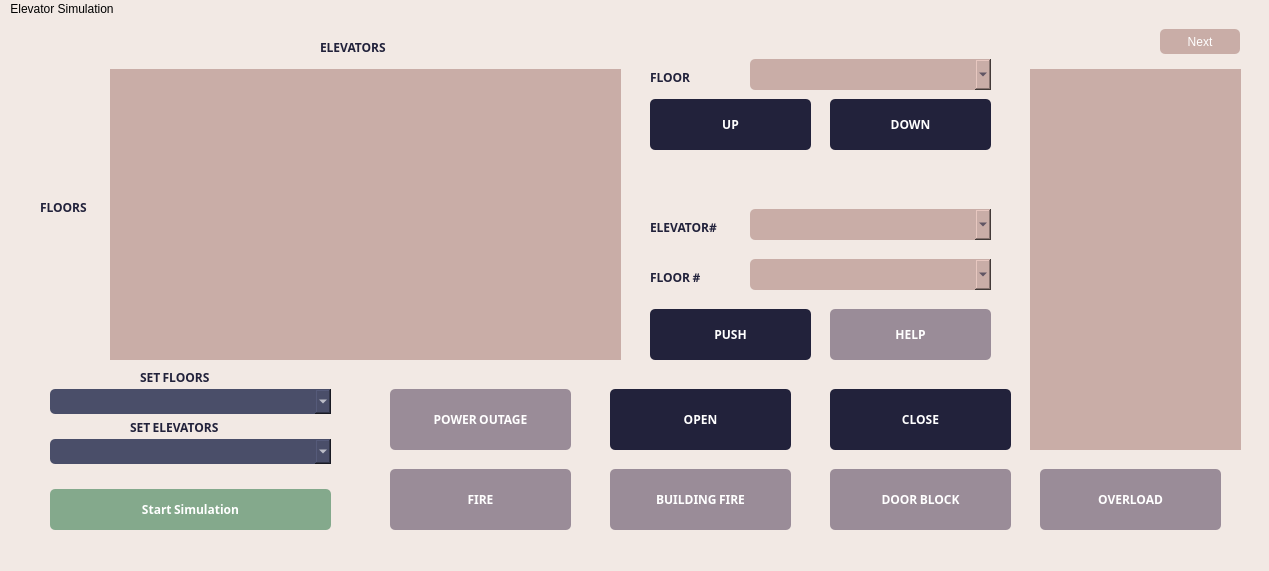
<?xml version="1.0" encoding="UTF-8"?>
<ui version="4.0">
 <class>MainWindow</class>
 <widget class="QMainWindow" name="MainWindow">
  <property name="geometry">
   <rect>
    <x>0</x>
    <y>0</y>
    <width>1269</width>
    <height>571</height>
   </rect>
  </property>
  <property name="windowTitle">
   <string>MainWindow</string>
  </property>
  <property name="autoFillBackground">
   <bool>false</bool>
  </property>
  <property name="styleSheet">
   <string notr="true">background-color: rgb(242, 233, 228);</string>
  </property>
  <widget class="QWidget" name="centralwidget">
   <widget class="QPushButton" name="simulate">
    <property name="geometry">
     <rect>
      <x>50</x>
      <y>470</y>
      <width>281</width>
      <height>41</height>
     </rect>
    </property>
    <property name="font">
     <font>
      <family>Noto Sans Adlam</family>
      <weight>75</weight>
      <bold>true</bold>
     </font>
    </property>
    <property name="styleSheet">
     <string notr="true">background-color: rgb(132, 169, 140);
color: rgb(255, 255, 255);
border-style: none;
border-radius: 5px;</string>
    </property>
    <property name="text">
     <string>Start Simulation</string>
    </property>
   </widget>
   <widget class="QComboBox" name="floorsDrop">
    <property name="geometry">
     <rect>
      <x>50</x>
      <y>370</y>
      <width>281</width>
      <height>25</height>
     </rect>
    </property>
    <property name="styleSheet">
     <string notr="true">background-color: rgb(74, 78, 105);
color: rgb(255, 255, 255);
border-style: none;
border-radius: 5px;</string>
    </property>
   </widget>
   <widget class="QComboBox" name="elevatorsDrop">
    <property name="geometry">
     <rect>
      <x>50</x>
      <y>420</y>
      <width>281</width>
      <height>25</height>
     </rect>
    </property>
    <property name="styleSheet">
     <string notr="true">background-color: rgb(74, 78, 105);
color: rgb(255, 255, 255);
border-style: none;
border-radius: 5px;</string>
    </property>
   </widget>
   <widget class="QPushButton" name="fireButt">
    <property name="geometry">
     <rect>
      <x>390</x>
      <y>450</y>
      <width>181</width>
      <height>61</height>
     </rect>
    </property>
    <property name="font">
     <font>
      <family>Noto Sans Adlam</family>
      <weight>75</weight>
      <bold>true</bold>
     </font>
    </property>
    <property name="styleSheet">
     <string notr="true">background-color: rgb(154, 140, 152);
color: rgb(255, 255, 255);
border-style: none;
border-radius: 5px;</string>
    </property>
    <property name="text">
     <string>FIRE</string>
    </property>
   </widget>
   <widget class="QPushButton" name="powerButt">
    <property name="geometry">
     <rect>
      <x>390</x>
      <y>370</y>
      <width>181</width>
      <height>61</height>
     </rect>
    </property>
    <property name="font">
     <font>
      <family>Noto Sans Adlam</family>
      <weight>75</weight>
      <bold>true</bold>
     </font>
    </property>
    <property name="styleSheet">
     <string notr="true">background-color: rgb(154, 140, 152);
color: rgb(255, 255, 255);
border-style: none;
border-radius: 5px;</string>
    </property>
    <property name="text">
     <string>POWER OUTAGE</string>
    </property>
   </widget>
   <widget class="QPushButton" name="overloadButt">
    <property name="geometry">
     <rect>
      <x>1040</x>
      <y>450</y>
      <width>181</width>
      <height>61</height>
     </rect>
    </property>
    <property name="font">
     <font>
      <family>Noto Sans Adlam</family>
      <weight>75</weight>
      <bold>true</bold>
     </font>
    </property>
    <property name="styleSheet">
     <string notr="true">background-color: rgb(154, 140, 152);
color: rgb(255, 255, 255);
border-style: none;
border-radius: 5px;</string>
    </property>
    <property name="text">
     <string>OVERLOAD</string>
    </property>
   </widget>
   <widget class="QPushButton" name="blockButt">
    <property name="geometry">
     <rect>
      <x>830</x>
      <y>450</y>
      <width>181</width>
      <height>61</height>
     </rect>
    </property>
    <property name="font">
     <font>
      <family>Noto Sans Adlam</family>
      <weight>75</weight>
      <bold>true</bold>
     </font>
    </property>
    <property name="styleSheet">
     <string notr="true">background-color: rgb(154, 140, 152);
color: rgb(255, 255, 255);
border-style: none;
border-radius: 5px;</string>
    </property>
    <property name="text">
     <string>DOOR BLOCK</string>
    </property>
   </widget>
   <widget class="QLabel" name="label">
    <property name="geometry">
     <rect>
      <x>140</x>
      <y>350</y>
      <width>81</width>
      <height>17</height>
     </rect>
    </property>
    <property name="font">
     <font>
      <family>Noto Sans Adlam</family>
      <weight>75</weight>
      <bold>true</bold>
     </font>
    </property>
    <property name="styleSheet">
     <string notr="true">color: rgb(34, 34, 59);</string>
    </property>
    <property name="text">
     <string>SET FLOORS</string>
    </property>
   </widget>
   <widget class="QLabel" name="label_2">
    <property name="geometry">
     <rect>
      <x>130</x>
      <y>400</y>
      <width>111</width>
      <height>17</height>
     </rect>
    </property>
    <property name="font">
     <font>
      <family>Noto Sans Adlam</family>
      <weight>75</weight>
      <bold>true</bold>
     </font>
    </property>
    <property name="styleSheet">
     <string notr="true">color: rgb(34, 34, 59);</string>
    </property>
    <property name="text">
     <string>SET ELEVATORS</string>
    </property>
   </widget>
   <widget class="QWidget" name="widget" native="true">
    <property name="geometry">
     <rect>
      <x>630</x>
      <y>20</y>
      <width>381</width>
      <height>131</height>
     </rect>
    </property>
    <widget class="QComboBox" name="floorDrop">
     <property name="geometry">
      <rect>
       <x>120</x>
       <y>20</y>
       <width>241</width>
       <height>31</height>
      </rect>
     </property>
     <property name="styleSheet">
      <string notr="true">border-style: none;
color: rgb(34, 34, 59);
background-color: rgb(201, 173, 167);
border-radius: 5px;</string>
     </property>
    </widget>
    <widget class="QPushButton" name="up">
     <property name="geometry">
      <rect>
       <x>20</x>
       <y>60</y>
       <width>161</width>
       <height>51</height>
      </rect>
     </property>
     <property name="font">
      <font>
       <family>Noto Sans Adlam</family>
       <weight>75</weight>
       <bold>true</bold>
      </font>
     </property>
     <property name="styleSheet">
      <string notr="true">background-color: rgb(34, 34, 59);
color: rgb(255, 255, 255);
border-style: none;
border-radius: 5px;</string>
     </property>
     <property name="text">
      <string>UP</string>
     </property>
    </widget>
    <widget class="QPushButton" name="down">
     <property name="geometry">
      <rect>
       <x>200</x>
       <y>60</y>
       <width>161</width>
       <height>51</height>
      </rect>
     </property>
     <property name="font">
      <font>
       <family>Noto Sans Adlam</family>
       <weight>75</weight>
       <bold>true</bold>
      </font>
     </property>
     <property name="styleSheet">
      <string notr="true">background-color: rgb(34, 34, 59);
color: rgb(255, 255, 255);
border-style: none;
border-radius: 5px;</string>
     </property>
     <property name="text">
      <string>DOWN</string>
     </property>
    </widget>
    <widget class="QLabel" name="label_3">
     <property name="geometry">
      <rect>
       <x>20</x>
       <y>30</y>
       <width>54</width>
       <height>17</height>
      </rect>
     </property>
     <property name="font">
      <font>
       <family>Noto Sans Adlam</family>
       <weight>75</weight>
       <bold>true</bold>
      </font>
     </property>
     <property name="styleSheet">
      <string notr="true">color: rgb(34, 34, 59);</string>
     </property>
     <property name="text">
      <string>FLOOR</string>
     </property>
    </widget>
   </widget>
   <widget class="QWidget" name="request" native="true">
    <property name="geometry">
     <rect>
      <x>630</x>
      <y>170</y>
      <width>381</width>
      <height>181</height>
     </rect>
    </property>
    <widget class="QComboBox" name="carNum">
     <property name="geometry">
      <rect>
       <x>120</x>
       <y>20</y>
       <width>241</width>
       <height>31</height>
      </rect>
     </property>
     <property name="styleSheet">
      <string notr="true">border-style: none;
color: rgb(34, 34, 59);
background-color: rgb(201, 173, 167);
border-radius: 5px;</string>
     </property>
    </widget>
    <widget class="QPushButton" name="push">
     <property name="geometry">
      <rect>
       <x>20</x>
       <y>120</y>
       <width>161</width>
       <height>51</height>
      </rect>
     </property>
     <property name="font">
      <font>
       <family>Noto Sans Adlam</family>
       <weight>75</weight>
       <bold>true</bold>
      </font>
     </property>
     <property name="styleSheet">
      <string notr="true">background-color: rgb(34, 34, 59);
color: rgb(255, 255, 255);
border-style: none;
border-radius: 5px;</string>
     </property>
     <property name="text">
      <string>PUSH</string>
     </property>
    </widget>
    <widget class="QPushButton" name="help">
     <property name="geometry">
      <rect>
       <x>200</x>
       <y>120</y>
       <width>161</width>
       <height>51</height>
      </rect>
     </property>
     <property name="font">
      <font>
       <family>Noto Sans Adlam</family>
       <weight>75</weight>
       <bold>true</bold>
      </font>
     </property>
     <property name="styleSheet">
      <string notr="true">background-color: rgb(154, 140, 152);
color: rgb(255, 255, 255);
border-style: none;
border-radius: 5px;</string>
     </property>
     <property name="text">
      <string>HELP</string>
     </property>
    </widget>
    <widget class="QLabel" name="label_4">
     <property name="geometry">
      <rect>
       <x>20</x>
       <y>30</y>
       <width>81</width>
       <height>17</height>
      </rect>
     </property>
     <property name="font">
      <font>
       <family>Noto Sans Adlam</family>
       <weight>75</weight>
       <bold>true</bold>
      </font>
     </property>
     <property name="styleSheet">
      <string notr="true">color: rgb(34, 34, 59);</string>
     </property>
     <property name="text">
      <string>ELEVATOR#</string>
     </property>
    </widget>
    <widget class="QComboBox" name="floorNum">
     <property name="geometry">
      <rect>
       <x>120</x>
       <y>70</y>
       <width>241</width>
       <height>31</height>
      </rect>
     </property>
     <property name="styleSheet">
      <string notr="true">border-style: none;
color: rgb(34, 34, 59);
background-color: rgb(201, 173, 167);
border-radius: 5px;</string>
     </property>
    </widget>
    <widget class="QLabel" name="label_5">
     <property name="geometry">
      <rect>
       <x>20</x>
       <y>80</y>
       <width>71</width>
       <height>17</height>
      </rect>
     </property>
     <property name="font">
      <font>
       <family>Noto Sans Adlam</family>
       <weight>75</weight>
       <bold>true</bold>
      </font>
     </property>
     <property name="styleSheet">
      <string notr="true">color: rgb(34, 34, 59);</string>
     </property>
     <property name="text">
      <string>FLOOR #</string>
     </property>
    </widget>
   </widget>
   <widget class="QPushButton" name="next">
    <property name="geometry">
     <rect>
      <x>1160</x>
      <y>10</y>
      <width>80</width>
      <height>25</height>
     </rect>
    </property>
    <property name="styleSheet">
     <string notr="true">background-color: rgb(201, 173, 167);
color: rgb(255, 255, 255);
border-style: none;
border-radius: 5px;</string>
    </property>
    <property name="text">
     <string>Next</string>
    </property>
   </widget>
   <widget class="QTableWidget" name="table">
    <property name="geometry">
     <rect>
      <x>110</x>
      <y>50</y>
      <width>511</width>
      <height>291</height>
     </rect>
    </property>
    <property name="font">
     <font>
      <family>Noto Sans Adlam</family>
      <pointsize>12</pointsize>
      <weight>75</weight>
      <bold>true</bold>
     </font>
    </property>
    <property name="styleSheet">
     <string notr="true">color: rgb(34, 34, 59);
background-color: rgb(201, 173, 167);
border-style: none;
text-align: center;
</string>
    </property>
   </widget>
   <widget class="QPushButton" name="close">
    <property name="geometry">
     <rect>
      <x>830</x>
      <y>370</y>
      <width>181</width>
      <height>61</height>
     </rect>
    </property>
    <property name="font">
     <font>
      <family>Noto Sans Adlam</family>
      <weight>75</weight>
      <bold>true</bold>
     </font>
    </property>
    <property name="styleSheet">
     <string notr="true">background-color: rgb(34, 34, 59);
color: rgb(255, 255, 255);
border-style: none;
border-radius: 5px;</string>
    </property>
    <property name="text">
     <string>CLOSE</string>
    </property>
   </widget>
   <widget class="QPushButton" name="open">
    <property name="geometry">
     <rect>
      <x>610</x>
      <y>370</y>
      <width>181</width>
      <height>61</height>
     </rect>
    </property>
    <property name="font">
     <font>
      <family>Noto Sans Adlam</family>
      <weight>75</weight>
      <bold>true</bold>
     </font>
    </property>
    <property name="styleSheet">
     <string notr="true">background-color: rgb(34, 34, 59);
color: rgb(255, 255, 255);
border-style: none;
border-radius: 5px;</string>
    </property>
    <property name="text">
     <string>OPEN</string>
    </property>
   </widget>
   <widget class="QLabel" name="label_6">
    <property name="geometry">
     <rect>
      <x>320</x>
      <y>20</y>
      <width>81</width>
      <height>17</height>
     </rect>
    </property>
    <property name="font">
     <font>
      <family>Noto Sans Adlam</family>
      <weight>75</weight>
      <bold>true</bold>
     </font>
    </property>
    <property name="styleSheet">
     <string notr="true">color: rgb(34, 34, 59);</string>
    </property>
    <property name="text">
     <string>ELEVATORS</string>
    </property>
   </widget>
   <widget class="QLabel" name="label_7">
    <property name="geometry">
     <rect>
      <x>40</x>
      <y>180</y>
      <width>61</width>
      <height>17</height>
     </rect>
    </property>
    <property name="font">
     <font>
      <family>Noto Sans Adlam</family>
      <weight>75</weight>
      <bold>true</bold>
     </font>
    </property>
    <property name="styleSheet">
     <string notr="true">color: rgb(34, 34, 59);
</string>
    </property>
    <property name="text">
     <string>FLOORS</string>
    </property>
   </widget>
   <widget class="QTableWidget" name="display">
    <property name="geometry">
     <rect>
      <x>1030</x>
      <y>50</y>
      <width>211</width>
      <height>381</height>
     </rect>
    </property>
    <property name="font">
     <font>
      <family>Noto Sans Adlam</family>
      <weight>75</weight>
      <bold>true</bold>
     </font>
    </property>
    <property name="styleSheet">
     <string notr="true">color: rgb(34, 34, 59);
background-color: rgb(201, 173, 167);
border-style: none;
text-align: center;</string>
    </property>
   </widget>
   <widget class="QPushButton" name="buildFire">
    <property name="geometry">
     <rect>
      <x>610</x>
      <y>450</y>
      <width>181</width>
      <height>61</height>
     </rect>
    </property>
    <property name="font">
     <font>
      <family>Noto Sans Adlam</family>
      <weight>75</weight>
      <bold>true</bold>
     </font>
    </property>
    <property name="styleSheet">
     <string notr="true">background-color: rgb(154, 140, 152);
color: rgb(255, 255, 255);
border-style: none;
border-radius: 5px;</string>
    </property>
    <property name="text">
     <string>BUILDING FIRE</string>
    </property>
   </widget>
  </widget>
  <widget class="QMenuBar" name="menubar">
   <property name="geometry">
    <rect>
     <x>0</x>
     <y>0</y>
     <width>1269</width>
     <height>22</height>
    </rect>
   </property>
   <widget class="QMenu" name="menuElevator_Simulation">
    <property name="title">
     <string>Elevator Simulation</string>
    </property>
   </widget>
   <addaction name="menuElevator_Simulation"/>
  </widget>
  <widget class="QStatusBar" name="statusbar"/>
 </widget>
 <resources/>
 <connections/>
</ui>
